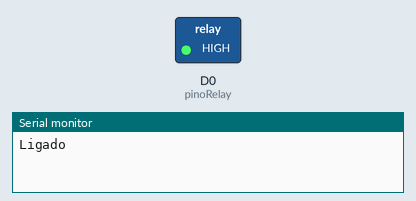
The sketch below on a simulated ESP8266 (NodeMCU). Parts: switched loads named in the sketch (green lamp = pin HIGH), the last lines printed to the serial monitor.

Above: at 2.5 s.
At 5.5 s:
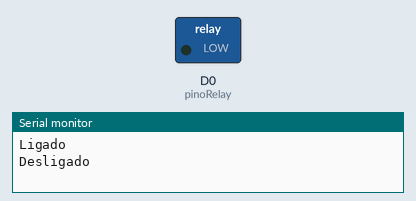
Timing chart, 0 to 7.8 s (numbered marks = the images above):
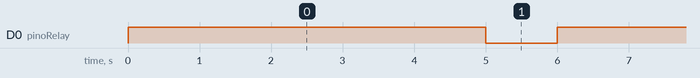

The sketch:

Relay_Ligar_Desligar_Relay_001.ino
```cpp
//Ligar e desligar Relé
const int pinoRelay = D0;

void setup() {

  Serial.begin(9600);
  pinMode(pinoRelay, OUTPUT);
  digitalWrite(pinoRelay, LOW);

}

void loop() {

  digitalWrite(pinoRelay, HIGH);
  Serial.println("Ligado");
  delay(5000);

  digitalWrite(pinoRelay, LOW);
  Serial.println("Desligado");
  delay(1000);
}
```

Measured:
- by itself, D0 (pinoRelay): alternates HIGH for 5.0 s and LOW for 1.0 s
